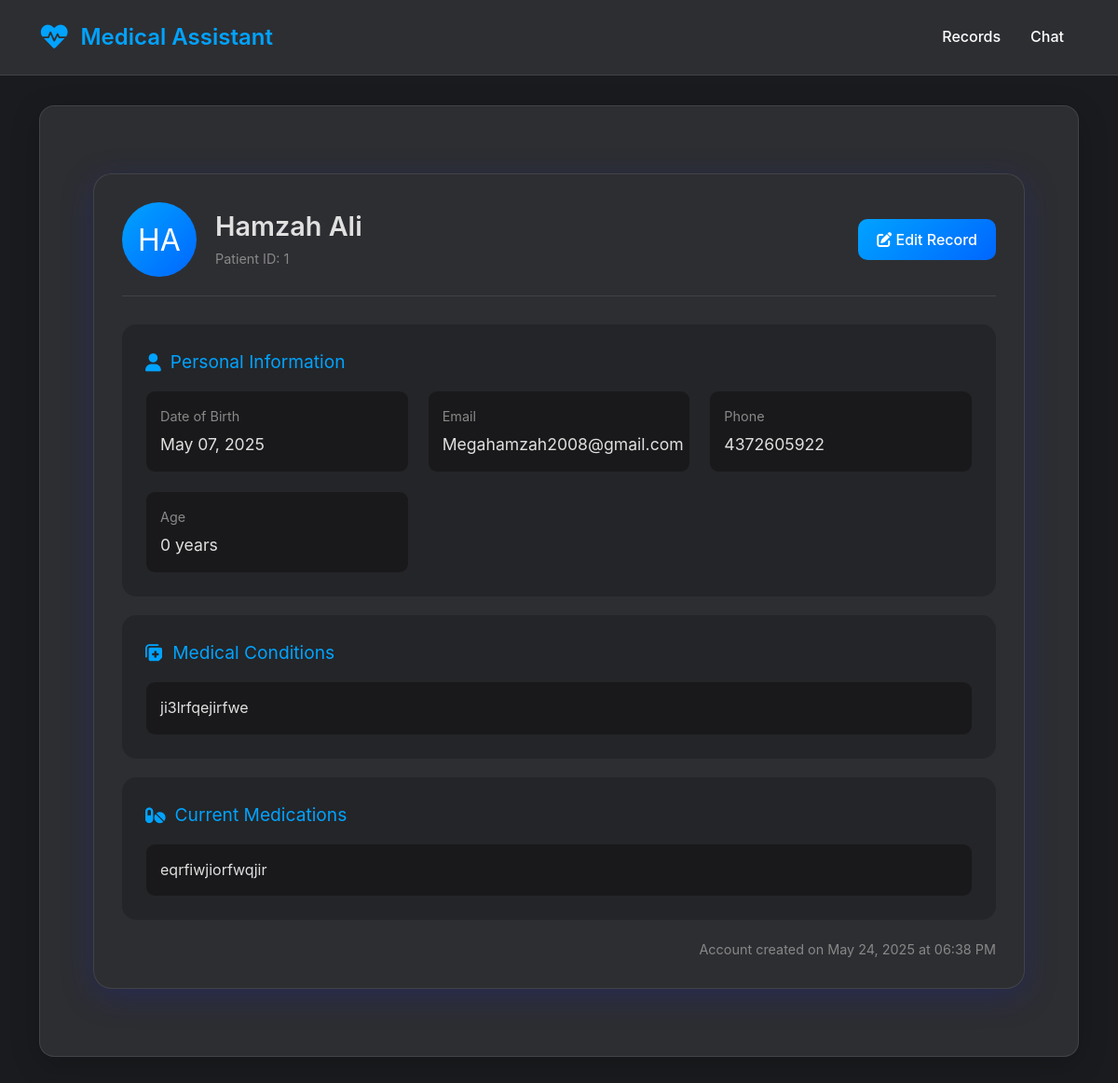
Screenshot of /view/1 with the database file from the repository.
### app.py (models this page shows, shortened)
class Accounts(db.Model):
    id = db.Column(db.Integer, primary_key=True)
    first_name = db.Column(db.String(100), nullable=False)
    last_name = db.Column(db.String(100), nullable=False)
    password = db.Column(db.String(100), nullable=False)
    date_of_birth = db.Column(db.Date, nullable=False)
    email = db.Column(db.String(120), unique=True, nullable=False)
    phone = db.Column(db.String(20), nullable=False)
    medical_conditions = db.Column(db.Text, nullable=True)
    medications = db.Column(db.Text, nullable=True)
    created_at = db.Column(db.DateTime, default=datetime.utcnow)

### app.py (the view)
@app.route('/view/<int:id>')
def view_record(id):
    record = Accounts.query.get_or_404(id)
    return render_template('view_record.html', record=record)

### templates/view_record.html (shortened to what this page needs)
{% extends "base.html" %}
{% block content %}
<div class="container">
    <div class="record-container">
        <div class="record-header">
            <div class="patient-info">
                <div class="patient-avatar">
                    {{ record.first_name[0] }}{{ record.last_name[0] }}
                </div>
                <div class="patient-details">
                    <h2>{{ record.first_name }} {{ record.last_name }}</h2>
                    <div class="patient-id">Patient ID: {{ record.id }}</div>
                </div>
            </div>
            <button class="btn btn-edit">
                <i class="fas fa-edit"></i> Edit Record
            </button>
        </div>
        <div class="record-section">
            <div class="section-title">
                <i class="fas fa-user"></i>
                Personal Information
            </div>
            <div class="info-grid">
                <div class="info-item">
                    <div class="info-label">Date of Birth</div>
                    <div class="info-value">{{ record.date_of_birth.strftime('%B %d, %Y') }}</div>
                </div>
                <div class="info-item">
                    <div class="info-label">Email</div>
                    <div class="info-value">{{ record.email }}</div>
                </div>
                <div class="info-item">
                    <div class="info-label">Phone</div>
                    <div class="info-value">{{ record.phone }}</div>
                </div>
                <div class="info-item">
                    <div class="info-label">Age</div>
                    <div class="info-value">{{ (record.date_of_birth.today() - record.date_of_birth).days // 365 }} years</div>
                </div>
            </div>
        </div>
        <div class="record-section">
            <div class="section-title">
                <i class="fas fa-notes-medical"></i>
                Medical Conditions
            </div>
            <ul class="medical-list">
                {% if record.medical_conditions %}
                    {% for condition in record.medical_conditions.split(',') %}
                        <li class="medical-item">{{ condition.strip() }}</li>
                    {% endfor %}
                {% else %}
                    <li class="medical-item">No medical conditions recorded</li>
                {% endif %}
            </ul>
        </div>
        <div class="record-section">
            <div class="section-title">
                <i class="fas fa-pills"></i>
                Current Medications
            </div>
            <ul class="medical-list">
                {% if record.medications %}
                    {% for medication in record.medications.split(',') %}
                        <li class="medical-item">{{ medication.strip() }}</li>
                    {% endfor %}
                {% else %}
                    <li class="medical-item">No medications recorded</li>
                {% endif %}
            </ul>
        </div>
        <div class="created-date">
            Account created on {{ record.created_at.strftime('%B %d, %Y at %I:%M %p') }}
        </div>
    </div>
</div>
{% endblock %}

### templates/base.html (style rules this page uses)
:root { --primary-color: #00a3ff; --bg-dark: #1a1b1e; --bg-light: #2d2e32; --text-primary: #ffffff; --text-secondary: #e0e0e0; --text-muted: #a0a0a0; --border-color: rgba(255, 255, 255, 0.1); }
body { background-color: var(--bg-dark); color: var(--text-primary); min-height: 100vh; font-family: 'Inter', -apple-system, BlinkMacSystemFont, 'Segoe UI', Roboto, sans-serif; line-height: 1.6; }
.btn { padding: 0.5rem 1.25rem; border-radius: 8px; font-weight: 500; transition: all 0.3s ease; }
h1, h2, h3, h4, h5, h6 { color: var(--text-primary); font-weight: 600; margin-bottom: 1.5rem; }

### templates/view_record.html (style rules this page uses)
.record-container { max-width: 1000px; margin: 40px auto; padding: 30px; background: #2d2e32; border-radius: 20px; box-shadow: 0 8px 32px 0 rgba(31, 38, 135, 0.37); backdrop-filter: blur(4px); border: 1px solid rgba(255, 255, 255, 0.1); }
.record-header { display: flex; align-items: center; justify-content: space-between; margin-bottom: 30px; padding-bottom: 20px; border-bottom: 1px solid rgba(255, 255, 255, 0.1); }
.patient-info { display: flex; align-items: center; gap: 20px; }
.patient-avatar { width: 80px; height: 80px; background: linear-gradient(135deg, #00a3ff 0%, #0066ff 100%); border-radius: 50%; display: flex; align-items: center; justify-content: center; font-size: 2rem; color: white; text-transform: uppercase; }
.patient-details h2 { color: #e0e0e0; margin: 0; font-size: 1.8rem; }
.patient-id { color: #888; font-size: 0.9rem; margin-top: 5px; }
.record-section { background: rgba(0, 0, 0, 0.2); padding: 25px; border-radius: 15px; margin-bottom: 20px; }
.section-title { color: #00a3ff; font-size: 1.2rem; margin-bottom: 15px; display: flex; align-items: center; gap: 10px; }
.info-grid { display: grid; grid-template-columns: repeat(auto-fit, minmax(250px, 1fr)); gap: 20px; }
.info-item { background: rgba(0, 0, 0, 0.3); padding: 15px; border-radius: 10px; border: 1px solid rgba(255, 255, 255, 0.05); }
.info-label { color: #888; font-size: 0.9rem; margin-bottom: 5px; }
.info-value { color: #e0e0e0; font-size: 1.1rem; }
.medical-list { list-style: none; padding: 0; margin: 0; }
.medical-item { background: rgba(0, 0, 0, 0.3); padding: 15px; border-radius: 10px; margin-bottom: 10px; border: 1px solid rgba(255, 255, 255, 0.05); color: #e0e0e0; }
.medical-item:last-child { margin-bottom: 0; }
.btn-edit { background: linear-gradient(135deg, #00a3ff 0%, #0066ff 100%); color: white; border: none; padding: 10px 20px; border-radius: 10px; font-weight: 500; transition: all 0.3s ease; }
.created-date { color: #888; font-size: 0.9rem; text-align: right; margin-top: 20px; }

### rows the page displays
Accounts: first_name "H", last_name "A", first_name "Hamzah", last_name "Ali", id "1", date_of_birth "May 07, 2025", email "Megahamzah2008@gmail.com", phone "4372605922", strip "ji3lrfqejirfwe", strip "eqrfiwjiorfwqjir", created_at "May 24, 2025 at 06:38 PM"
